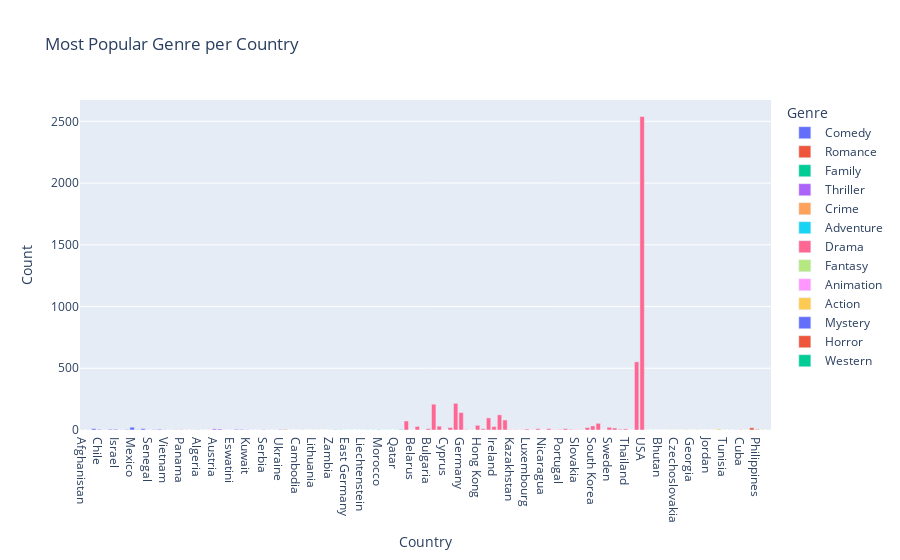
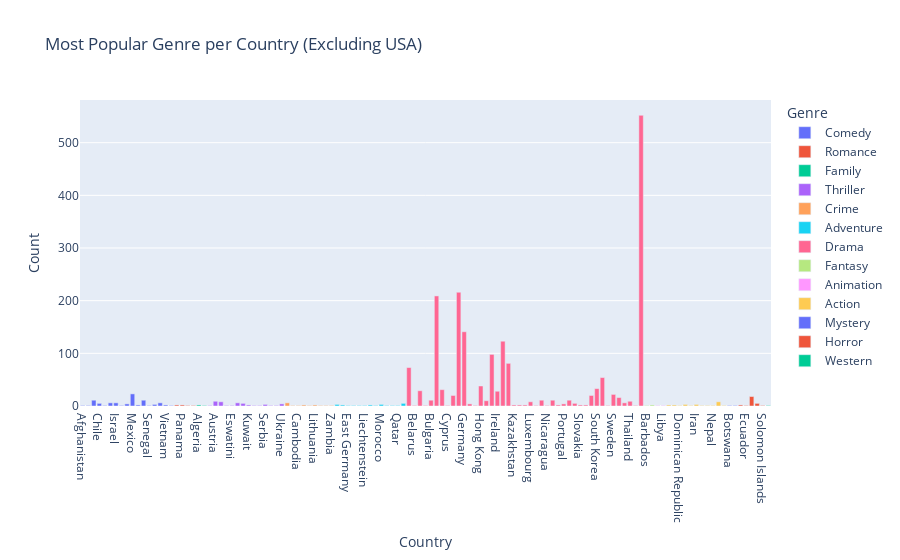

The code cell stored with these charts, in order, in its notebook:
### Code cell
# most popular genre per country
fig_country_vertical = px.bar(
    most_popular_genres_country,
    x='Country',  
    y='Count',
    color='Genre',
    title='Most Popular Genre per Country'
)
fig_country_vertical.show()

# plot without USA
most_popular_genres_country_no_usa = most_popular_genres_country[most_popular_genres_country['Country'] != 'USA']

fig_country_no_usa_vertical = px.bar(
    most_popular_genres_country_no_usa,
    x='Country',  
    y='Count',
    color='Genre',
    title='Most Popular Genre per Country (Excluding USA)'
)
fig_country_no_usa_vertical.show()

### Figure 1 — Plotly figure (JSON) as saved in the notebook; plotly's stock layout.template omitted (floating-point values rounded to 4 significant figures)
{"data": [{"alignmentgroup": "True", "hovertemplate": "Genre=Comedy<br>Country=%{x}<br>Count=%{y}<extra></extra>", "legendgroup": "Comedy", "marker": {"color": "#636efa", "pattern": {"shape": ""}}, "name": "Comedy", "offsetgroup": "Comedy", "orientation": "v", "showlegend": true, "textposition": "auto", "type": "bar", "x": ["Afghanistan", "Bolivarian Republic of Venezuela", "Brazil", "Chile", "Egypt", "Finland", "Israel", "Kenya", "Malta", "Mexico", "Puerto Rico", "Russian Federation", "Senegal", "USSR", "United Arab Emirates", "Vietnam", "Zimbabwe"], "xaxis": "x", "y": [1, 1, 11, 5, 1, 6, 6, 1, 4, 23, 2, 11, 1, 3, 6, 2, 1], "yaxis": "y"}, {"alignmentgroup": "True", "hovertemplate": "Genre=Romance<br>Country=%{x}<br>Count=%{y}<extra></extra>", "legendgroup": "Romance", "marker": {"color": "#EF553B", "pattern": {"shape": ""}}, "name": "Romance", "offsetgroup": "Romance", "orientation": "v", "showlegend": true, "textposition": "auto", "type": "bar", "x": ["Albania", "Panama", "Rwanda", "Saudi Arabia"], "xaxis": "x", "y": [2, 2, 1, 1], "yaxis": "y"}, {"alignmentgroup": "True", "hovertemplate": "Genre=Family<br>Country=%{x}<br>Count=%{y}<extra></extra>", "legendgroup": "Family", "marker": {"color": "#00cc96", "pattern": {"shape": ""}}, "name": "Family", "offsetgroup": "Family", "orientation": "v", "showlegend": true, "textposition": "auto", "type": "bar", "x": ["Algeria", "Uganda"], "xaxis": "x", "y": [2, 1], "yaxis": "y"}, {"alignmentgroup": "True", "hovertemplate": "Genre=Thriller<br>Country=%{x}<br>Count=%{y}<extra></extra>", "legendgroup": "Thriller", "marker": {"color": "#ab63fa", "pattern": {"shape": ""}}, "name": "Thriller", "offsetgroup": "Thriller", "orientation": "v", "showlegend": true, "textposition": "auto", "type": "bar", "x": ["Antarctica", "Austria", "Czechia", "Democratic Republic of Congo", "Eswatini", "Iceland", "Indonesia", "Kuwait", "Macao", "Nigeria", "Serbia", "State of Palestine", "Syrian Arab Republic", "Ukraine"], "xaxis": "x", "y": [1, 9, 8, 1, 1, 6, 5, 2, 1, 1, 3, 1, 1, 4], "yaxis": "y"}, {"alignmentgroup": "True", "hovertemplate": "Genre=Crime<br>Country=%{x}<br>Count=%{y}<extra></extra>", "legendgroup": "Crime", "marker": {"color": "#FFA15A", "pattern": {"shape": ""}}, "name": "Crime", "offsetgroup": "Crime", "orientation": "v", "showlegend": true, "textposition": "auto", "type": "bar", "x": ["Argentina", "Bahamas", "Cambodia", "Croatia", "Greenland", "Lithuania", "Montenegro", "Namibia", "Zambia"], "xaxis": "x", "y": [6, 1, 1, 2, 1, 2, 1, 1, 1], "yaxis": "y"}, {"alignmentgroup": "True", "hovertemplate": "Genre=Adventure<br>Country=%{x}<br>Count=%{y}<extra></extra>", "legendgroup": "Adventure", "marker": {"color": "#19d3f3", "pattern": {"shape": ""}}, "name": "Adventure", "offsetgroup": "Adventure", "orientation": "v", "showlegend": true, "textposition": "auto", "type": "bar", "x": ["Aruba", "Colombia", "East Germany", "Guatemala", "Jamaica", "Liechtenstein", "Malaysia", "Monaco", "Morocco", "North Macedonia", "Pakistan", "Qatar", "Turkey"], "xaxis": "x", "y": [3, 2, 1, 1, 1, 1, 2, 1, 3, 1, 1, 1, 5], "yaxis": "y"}, {"alignmentgroup": "True", "hovertemplate": "Genre=Drama<br>Country=%{x}<br>Count=%{y}<extra></extra>", "legendgroup": "Drama", "marker": {"color": "#FF6692", "pattern": {"shape": ""}}, "name": "Drama", "offsetgroup": "Drama", "orientation": "v", "showlegend": true, "textposition": "auto", "type": "bar", "x": ["Australia", "Belarus", "Belgium", "Bolivia", "Bulgaria", "Canada", "China", "Cyprus", "Denmark", "France", "Germany", "Greece", "Guadeloupe", "Hong Kong", "Hungary", "India", "Ireland", "Italy", "Japan", "Kazakhstan", "Latvia", "Lebanon", "Luxembourg", "Mongolia", "New Zealand", "Nicaragua", "Norway", "Peru", "Portugal", "Romania", "Singapore", "Slovakia", "Slovenia", "South Africa", "South Korea", "Spain", "Sri Lanka", "Sweden", "Switzerland", "Taiwan", "Thailand", "Turks and Caicos Islands", "UK", "USA"], "xaxis": "x", "y": [73, 1, 29, 1, 11, 209, 31, 1, 20, 216, 141, 4, 1, 38, 10, 98, 28, 123, 81, 2, 2, 2, 8, 1, 11, 1, 11, 2, 4, 11, 5, 2, 2, 20, 33, 54, 1, 22, 16, 6, 9, 1, 552, 2539], "yaxis": "y"}, {"alignmentgroup": "True", "hovertemplate": "Genre=Fantasy<br>Country=%{x}<br>Count=%{y}<extra></extra>", "legendgroup": "Fantasy", "marker": {"color": "#B6E880", "pattern": {"shape": ""}}, "name": "Fantasy", "offsetgroup": "Fantasy", "orientation": "v", "showlegend": true, "textposition": "auto", "type": "bar", "x": ["Barbados", "Yugoslavia"], "xaxis": "x", "y": [1, 2], "yaxis": "y"}, {"alignmentgroup": "True", "hovertemplate": "Genre=Animation<br>Country=%{x}<br>Count=%{y}<extra></extra>", "legendgroup": "Animation", "marker": {"color": "#FF97FF", "pattern": {"shape": ""}}, "name": "Animation", "offsetgroup": "Animation", "orientation": "v", "showlegend": true, "textposition": "auto", "type": "bar", "x": ["Bhutan", "Libya"], "xaxis": "x", "y": [1, 1], "yaxis": "y"}, {"alignmentgroup": "True", "hovertemplate": "Genre=Action<br>Country=%{x}<br>Count=%{y}<extra></extra>", "legendgroup": "Action", "marker": {"color": "#FECB52", "pattern": {"shape": ""}}, "name": "Action", "offsetgroup": "Action", "orientation": "v", "showlegend": true, "textposition": "auto", "type": "bar", "x": ["Bosnia and Herzegovina", "Czechoslovakia", "Dominican Republic", "Estonia", "Georgia", "Iran", "Iraq", "Jordan", "Nepal", "Poland", "Tunisia"], "xaxis": "x", "y": [2, 2, 1, 3, 1, 3, 1, 1, 1, 8, 1], "yaxis": "y"}, {"alignmentgroup": "True", "hovertemplate": "Genre=Mystery<br>Country=%{x}<br>Count=%{y}<extra></extra>", "legendgroup": "Mystery", "marker": {"color": "#636efa", "pattern": {"shape": ""}}, "name": "Mystery", "offsetgroup": "Mystery", "orientation": "v", "showlegend": true, "textposition": "auto", "type": "bar", "x": ["Botswana", "Uruguay"], "xaxis": "x", "y": [1, 1], "yaxis": "y"}, {"alignmentgroup": "True", "hovertemplate": "Genre=Horror<br>Country=%{x}<br>Count=%{y}<extra></extra>", "legendgroup": "Horror", "marker": {"color": "#EF553B", "pattern": {"shape": ""}}, "name": "Horror", "offsetgroup": "Horror", "orientation": "v", "showlegend": true, "textposition": "auto", "type": "bar", "x": ["Cuba", "Ecuador", "Netherlands", "Philippines", "Solomon Islands"], "xaxis": "x", "y": [2, 1, 18, 5, 1], "yaxis": "y"}, {"alignmentgroup": "True", "hovertemplate": "Genre=Western<br>Country=%{x}<br>Count=%{y}<extra></extra>", "legendgroup": "Western", "marker": {"color": "#00cc96", "pattern": {"shape": ""}}, "name": "Western", "offsetgroup": "Western", "orientation": "v", "showlegend": true, "textposition": "auto", "type": "bar", "x": ["Svalbard and Jan Mayen"], "xaxis": "x", "y": [1], "yaxis": "y"}], "layout": {"barmode": "relative", "legend": {"title": {"text": "Genre"}, "tracegroupgap": 0}, "title": {"text": "Most Popular Genre per Country"}, "xaxis": {"anchor": "y", "domain": [0, 1], "title": {"text": "Country"}}, "yaxis": {"anchor": "x", "domain": [0, 1], "title": {"text": "Count"}}}}

### Figure 2 — Plotly figure (JSON) as saved in the notebook; plotly's stock layout.template omitted (floating-point values rounded to 4 significant figures)
{"data": [{"alignmentgroup": "True", "hovertemplate": "Genre=Comedy<br>Country=%{x}<br>Count=%{y}<extra></extra>", "legendgroup": "Comedy", "marker": {"color": "#636efa", "pattern": {"shape": ""}}, "name": "Comedy", "offsetgroup": "Comedy", "orientation": "v", "showlegend": true, "textposition": "auto", "type": "bar", "x": ["Afghanistan", "Bolivarian Republic of Venezuela", "Brazil", "Chile", "Egypt", "Finland", "Israel", "Kenya", "Malta", "Mexico", "Puerto Rico", "Russian Federation", "Senegal", "USSR", "United Arab Emirates", "Vietnam", "Zimbabwe"], "xaxis": "x", "y": [1, 1, 11, 5, 1, 6, 6, 1, 4, 23, 2, 11, 1, 3, 6, 2, 1], "yaxis": "y"}, {"alignmentgroup": "True", "hovertemplate": "Genre=Romance<br>Country=%{x}<br>Count=%{y}<extra></extra>", "legendgroup": "Romance", "marker": {"color": "#EF553B", "pattern": {"shape": ""}}, "name": "Romance", "offsetgroup": "Romance", "orientation": "v", "showlegend": true, "textposition": "auto", "type": "bar", "x": ["Albania", "Panama", "Rwanda", "Saudi Arabia"], "xaxis": "x", "y": [2, 2, 1, 1], "yaxis": "y"}, {"alignmentgroup": "True", "hovertemplate": "Genre=Family<br>Country=%{x}<br>Count=%{y}<extra></extra>", "legendgroup": "Family", "marker": {"color": "#00cc96", "pattern": {"shape": ""}}, "name": "Family", "offsetgroup": "Family", "orientation": "v", "showlegend": true, "textposition": "auto", "type": "bar", "x": ["Algeria", "Uganda"], "xaxis": "x", "y": [2, 1], "yaxis": "y"}, {"alignmentgroup": "True", "hovertemplate": "Genre=Thriller<br>Country=%{x}<br>Count=%{y}<extra></extra>", "legendgroup": "Thriller", "marker": {"color": "#ab63fa", "pattern": {"shape": ""}}, "name": "Thriller", "offsetgroup": "Thriller", "orientation": "v", "showlegend": true, "textposition": "auto", "type": "bar", "x": ["Antarctica", "Austria", "Czechia", "Democratic Republic of Congo", "Eswatini", "Iceland", "Indonesia", "Kuwait", "Macao", "Nigeria", "Serbia", "State of Palestine", "Syrian Arab Republic", "Ukraine"], "xaxis": "x", "y": [1, 9, 8, 1, 1, 6, 5, 2, 1, 1, 3, 1, 1, 4], "yaxis": "y"}, {"alignmentgroup": "True", "hovertemplate": "Genre=Crime<br>Country=%{x}<br>Count=%{y}<extra></extra>", "legendgroup": "Crime", "marker": {"color": "#FFA15A", "pattern": {"shape": ""}}, "name": "Crime", "offsetgroup": "Crime", "orientation": "v", "showlegend": true, "textposition": "auto", "type": "bar", "x": ["Argentina", "Bahamas", "Cambodia", "Croatia", "Greenland", "Lithuania", "Montenegro", "Namibia", "Zambia"], "xaxis": "x", "y": [6, 1, 1, 2, 1, 2, 1, 1, 1], "yaxis": "y"}, {"alignmentgroup": "True", "hovertemplate": "Genre=Adventure<br>Country=%{x}<br>Count=%{y}<extra></extra>", "legendgroup": "Adventure", "marker": {"color": "#19d3f3", "pattern": {"shape": ""}}, "name": "Adventure", "offsetgroup": "Adventure", "orientation": "v", "showlegend": true, "textposition": "auto", "type": "bar", "x": ["Aruba", "Colombia", "East Germany", "Guatemala", "Jamaica", "Liechtenstein", "Malaysia", "Monaco", "Morocco", "North Macedonia", "Pakistan", "Qatar", "Turkey"], "xaxis": "x", "y": [3, 2, 1, 1, 1, 1, 2, 1, 3, 1, 1, 1, 5], "yaxis": "y"}, {"alignmentgroup": "True", "hovertemplate": "Genre=Drama<br>Country=%{x}<br>Count=%{y}<extra></extra>", "legendgroup": "Drama", "marker": {"color": "#FF6692", "pattern": {"shape": ""}}, "name": "Drama", "offsetgroup": "Drama", "orientation": "v", "showlegend": true, "textposition": "auto", "type": "bar", "x": ["Australia", "Belarus", "Belgium", "Bolivia", "Bulgaria", "Canada", "China", "Cyprus", "Denmark", "France", "Germany", "Greece", "Guadeloupe", "Hong Kong", "Hungary", "India", "Ireland", "Italy", "Japan", "Kazakhstan", "Latvia", "Lebanon", "Luxembourg", "Mongolia", "New Zealand", "Nicaragua", "Norway", "Peru", "Portugal", "Romania", "Singapore", "Slovakia", "Slovenia", "South Africa", "South Korea", "Spain", "Sri Lanka", "Sweden", "Switzerland", "Taiwan", "Thailand", "Turks and Caicos Islands", "UK"], "xaxis": "x", "y": [73, 1, 29, 1, 11, 209, 31, 1, 20, 216, 141, 4, 1, 38, 10, 98, 28, 123, 81, 2, 2, 2, 8, 1, 11, 1, 11, 2, 4, 11, 5, 2, 2, 20, 33, 54, 1, 22, 16, 6, 9, 1, 552], "yaxis": "y"}, {"alignmentgroup": "True", "hovertemplate": "Genre=Fantasy<br>Country=%{x}<br>Count=%{y}<extra></extra>", "legendgroup": "Fantasy", "marker": {"color": "#B6E880", "pattern": {"shape": ""}}, "name": "Fantasy", "offsetgroup": "Fantasy", "orientation": "v", "showlegend": true, "textposition": "auto", "type": "bar", "x": ["Barbados", "Yugoslavia"], "xaxis": "x", "y": [1, 2], "yaxis": "y"}, {"alignmentgroup": "True", "hovertemplate": "Genre=Animation<br>Country=%{x}<br>Count=%{y}<extra></extra>", "legendgroup": "Animation", "marker": {"color": "#FF97FF", "pattern": {"shape": ""}}, "name": "Animation", "offsetgroup": "Animation", "orientation": "v", "showlegend": true, "textposition": "auto", "type": "bar", "x": ["Bhutan", "Libya"], "xaxis": "x", "y": [1, 1], "yaxis": "y"}, {"alignmentgroup": "True", "hovertemplate": "Genre=Action<br>Country=%{x}<br>Count=%{y}<extra></extra>", "legendgroup": "Action", "marker": {"color": "#FECB52", "pattern": {"shape": ""}}, "name": "Action", "offsetgroup": "Action", "orientation": "v", "showlegend": true, "textposition": "auto", "type": "bar", "x": ["Bosnia and Herzegovina", "Czechoslovakia", "Dominican Republic", "Estonia", "Georgia", "Iran", "Iraq", "Jordan", "Nepal", "Poland", "Tunisia"], "xaxis": "x", "y": [2, 2, 1, 3, 1, 3, 1, 1, 1, 8, 1], "yaxis": "y"}, {"alignmentgroup": "True", "hovertemplate": "Genre=Mystery<br>Country=%{x}<br>Count=%{y}<extra></extra>", "legendgroup": "Mystery", "marker": {"color": "#636efa", "pattern": {"shape": ""}}, "name": "Mystery", "offsetgroup": "Mystery", "orientation": "v", "showlegend": true, "textposition": "auto", "type": "bar", "x": ["Botswana", "Uruguay"], "xaxis": "x", "y": [1, 1], "yaxis": "y"}, {"alignmentgroup": "True", "hovertemplate": "Genre=Horror<br>Country=%{x}<br>Count=%{y}<extra></extra>", "legendgroup": "Horror", "marker": {"color": "#EF553B", "pattern": {"shape": ""}}, "name": "Horror", "offsetgroup": "Horror", "orientation": "v", "showlegend": true, "textposition": "auto", "type": "bar", "x": ["Cuba", "Ecuador", "Netherlands", "Philippines", "Solomon Islands"], "xaxis": "x", "y": [2, 1, 18, 5, 1], "yaxis": "y"}, {"alignmentgroup": "True", "hovertemplate": "Genre=Western<br>Country=%{x}<br>Count=%{y}<extra></extra>", "legendgroup": "Western", "marker": {"color": "#00cc96", "pattern": {"shape": ""}}, "name": "Western", "offsetgroup": "Western", "orientation": "v", "showlegend": true, "textposition": "auto", "type": "bar", "x": ["Svalbard and Jan Mayen"], "xaxis": "x", "y": [1], "yaxis": "y"}], "layout": {"barmode": "relative", "legend": {"title": {"text": "Genre"}, "tracegroupgap": 0}, "title": {"text": "Most Popular Genre per Country (Excluding USA)"}, "xaxis": {"anchor": "y", "domain": [0, 1], "title": {"text": "Country"}}, "yaxis": {"anchor": "x", "domain": [0, 1], "title": {"text": "Count"}}}}
